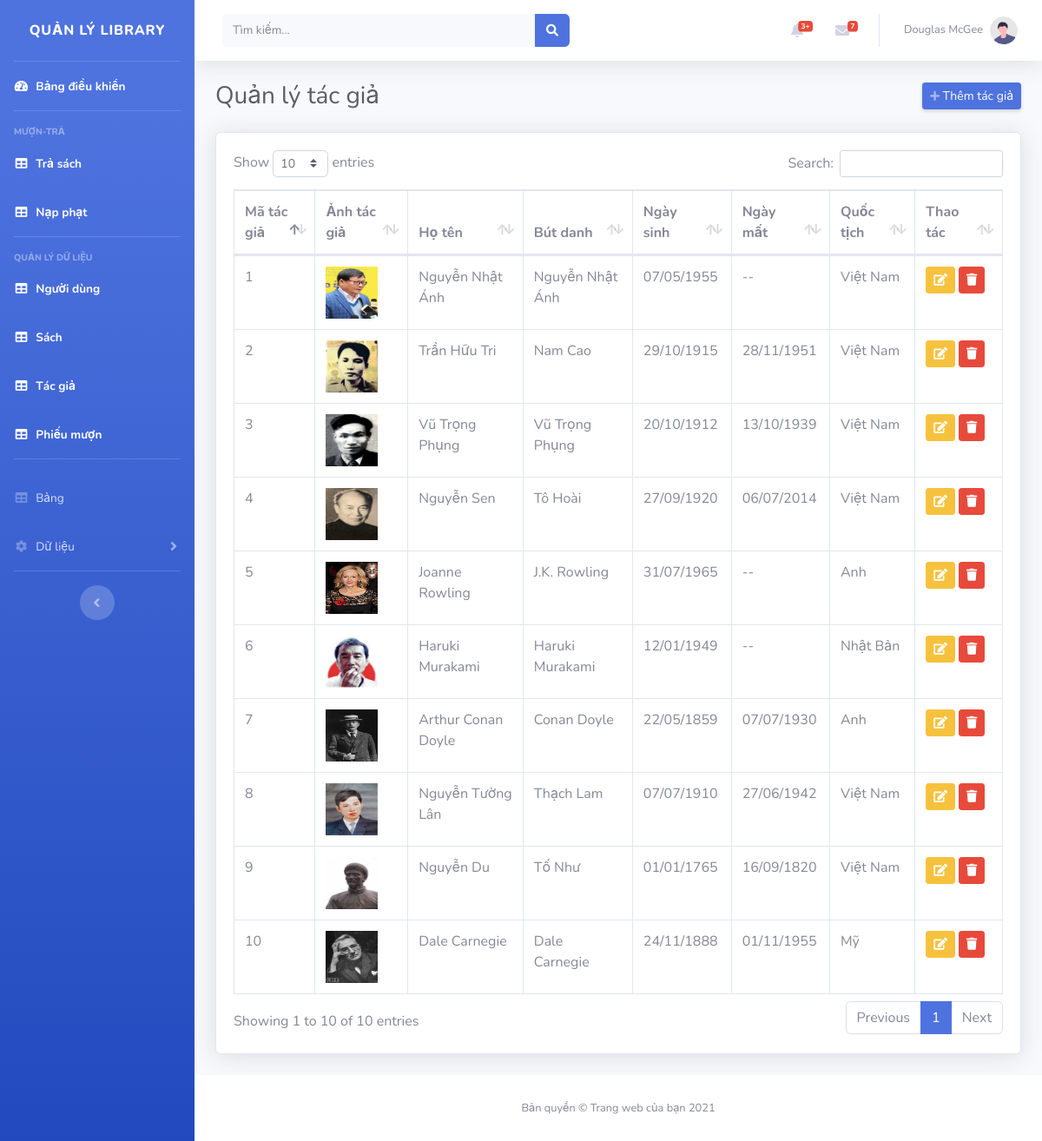
/admin/tacgia.php, run on the app's committed database.
### tables this page shows
CREATE TABLE `tac_gia` (
  `ma_tac_gia` INT NOT NULL AUTO_INCREMENT,
  `ho_ten` VARCHAR(255) NOT NULL,
  `but_danh` VARCHAR(255) DEFAULT NULL,
  `ngay_sinh` DATE DEFAULT NULL,
  `ngay_mat` DATE DEFAULT NULL,
  `quoc_tich` VARCHAR(100) DEFAULT NULL,
  `avatar_url` VARCHAR(255) DEFAULT NULL,
  `tieu_su` TEXT,
  `ghi_chu` TEXT,
  `ngay_tao` TIMESTAMP DEFAULT CURRENT_TIMESTAMP,
  `ngay_cap_nhat` TIMESTAMP DEFAULT CURRENT_TIMESTAMP ON UPDATE CURRENT_TIMESTAMP,

  PRIMARY KEY (`ma_tac_gia`)
);

### admin/app/view/tacgia.php (called while the page is built)
<?php include __DIR__ . '/table_manager/table_tacgia.php'; ?>

### admin/app/controller/xulytacgia.php (called while the page is built, shortened)
<?php
$keyword = trim($_GET['keyword'] ?? '');
require __DIR__ . '/control_danhsach_tacgia.php';
?>

### admin/app/model/model_getall_tacgia.php (called while the page is built, shortened)
<?php
function tg_get_all($conn, $keyword = '')
{
    return mysqli_query($conn, "SELECT * FROM tac_gia ORDER BY ma_tac_gia DESC");
}
?>

### admin/app/controller/control_danhsach_tacgia.php (called while the page is built)
<?php
$result = tg_get_all($conn, $keyword);
?>

### admin/app/view/table_manager/table_tacgia.php (the view, shortened to what this page needs)
<div class="container-fluid">
    <?php
        $result = $result ?? null;
    ?>
    <div class="d-sm-flex align-items-center justify-content-between mb-4">
        <h1 class="h3 mb-0 text-gray-800">Quản lý tác giả</h1>
        <button class="d-none d-sm-inline-block btn btn-sm btn-primary shadow-sm" data-toggle="modal" data-target="#addAuthorModal">
            <i class="fas fa-plus fa-sm text-white-50"></i> Thêm tác giả
        </button>
    </div>
    <div class="card shadow mb-4">
        <div class="card-body">
            <div class="table-responsive">
                <table class="table table-bordered" id="dataTable" width="100%" cellspacing="0">
                    <thead>
                        <tr>
                            <th>Mã tác giả</th>
                            <th>Ảnh tác giả</th>
                            <th>Họ tên</th>
                            <th>Bút danh</th>
                            <th>Ngày sinh</th>
                            <th>Ngày mất</th>
                            <th>Quốc tịch</th>
                            <th>Thao tác</th>
                        </tr>
                    </thead>
                    <tbody>
                        <?php if ($result && mysqli_num_rows($result) > 0): ?>
                            <?php while ($tacgia = mysqli_fetch_assoc($result)): ?>
                                <?php
                                    if (!empty($tacgia['avatar_url'])) {
                                        $avatarUrl = $tacgia['avatar_url'];
                                        if ($avatarUrl[0] === '/') {
                                            $avatarUrl = '/Quan_ly_thu_vien' . $avatarUrl;
                                        } else {
                                            $avatarUrl = '../' . ltrim($avatarUrl, '/');
                                        }
                                    } else {
                                        $avatarUrl = '/Quan_ly_thu_vien/images/author/imag-24.jpg';
                                    }
                                ?>
                                <tr>
                                    <td><?php echo (int)$tacgia['ma_tac_gia']; ?></td>
                                    <td>
                                        <img src="<?php echo htmlspecialchars($avatarUrl, ENT_QUOTES, 'UTF-8'); ?>"
                                             alt="Ảnh tác giả"
                                             style="width: 60px; height: 60px; ">
                                    </td>
                                    <td><?php echo htmlspecialchars($tacgia['ho_ten']); ?></td>
                                    <td><?php echo htmlspecialchars($tacgia['but_danh']); ?></td>
                                    <td><?php echo !empty($tacgia['ngay_sinh']) ? date('d/m/Y', strtotime($tacgia['ngay_sinh'])) : '--'; ?></td>
                                    <td><?php echo !empty($tacgia['ngay_mat']) ? date('d/m/Y', strtotime($tacgia['ngay_mat'])) : '--'; ?></td>
                                    <td><?php echo htmlspecialchars($tacgia['quoc_tich']); ?></td>
                                    <td class="text-nowrap">
                                        <button class="btn btn-warning btn-sm" data-toggle="modal" data-target="#editAuthorModal-<?php echo (int)$tacgia['ma_tac_gia']; ?>">
                                            <i class="fas fa-edit"></i>
                                        </button>
                                        <a href="tacgia.php?delete_id=<?php echo (int)$tacgia['ma_tac_gia']; ?>" class="btn btn-danger btn-sm" onclick="return confirm('Bạn có chắc muốn xóa tác giả này?');">
                                            <i class="fas fa-trash"></i>
                                        </a>
                                    </td>
                                </tr>
                            <?php endwhile; ?>
                        <?php else: ?>
                            <tr>
                                <td colspan="8" class="text-center">Không có tác giả nào.</td>
                            </tr>
                        <?php endif; ?>
                    </tbody>
                </table>
            </div>
        </div>
    </div>
</div>

### data on the page
tac_gia: ma_tac_gia "10", shows a picture, ho_ten "Dale Carnegie", but_danh "Dale Carnegie", ngay_sinh "24/11/1888", ngay_mat "01/11/1955", quoc_tich "Mỹ"
tac_gia: ma_tac_gia "9", shows a picture, ho_ten "Nguyễn Du", but_danh "Tố Như", ngay_sinh "01/01/1765", ngay_mat "16/09/1820", quoc_tich "Việt Nam"
tac_gia: ma_tac_gia "8", shows a picture, ho_ten "Nguyễn Tường Lân", but_danh "Thạch Lam", ngay_sinh "07/07/1910", ngay_mat "27/06/1942", quoc_tich "Việt Nam"
tac_gia: ma_tac_gia "7", shows a picture, ho_ten "Arthur Conan Doyle", but_danh "Conan Doyle", ngay_sinh "22/05/1859", ngay_mat "07/07/1930", quoc_tich "Anh"
tac_gia: ma_tac_gia "6", shows a picture, ho_ten "Haruki Murakami", but_danh "Haruki Murakami", ngay_sinh "12/01/1949", quoc_tich "Nhật Bản"
tac_gia: ma_tac_gia "5", shows a picture, ho_ten "Joanne Rowling", but_danh "J.K. Rowling", ngay_sinh "31/07/1965", quoc_tich "Anh"
tac_gia: ma_tac_gia "4", shows a picture, ho_ten "Nguyễn Sen", but_danh "Tô Hoài", ngay_sinh "27/09/1920", ngay_mat "06/07/2014", quoc_tich "Việt Nam"
tac_gia: ma_tac_gia "3", shows a picture, ho_ten "Vũ Trọng Phụng", but_danh "Vũ Trọng Phụng", ngay_sinh "20/10/1912", ngay_mat "13/10/1939", quoc_tich "Việt Nam"
tac_gia: ma_tac_gia "2", shows a picture, ho_ten "Trần Hữu Tri", but_danh "Nam Cao", ngay_sinh "29/10/1915", ngay_mat "28/11/1951", quoc_tich "Việt Nam"
tac_gia: ma_tac_gia "1", shows a picture, ho_ten "Nguyễn Nhật Ánh", but_danh "Nguyễn Nhật Ánh", ngay_sinh "07/05/1955", quoc_tich "Việt Nam"
